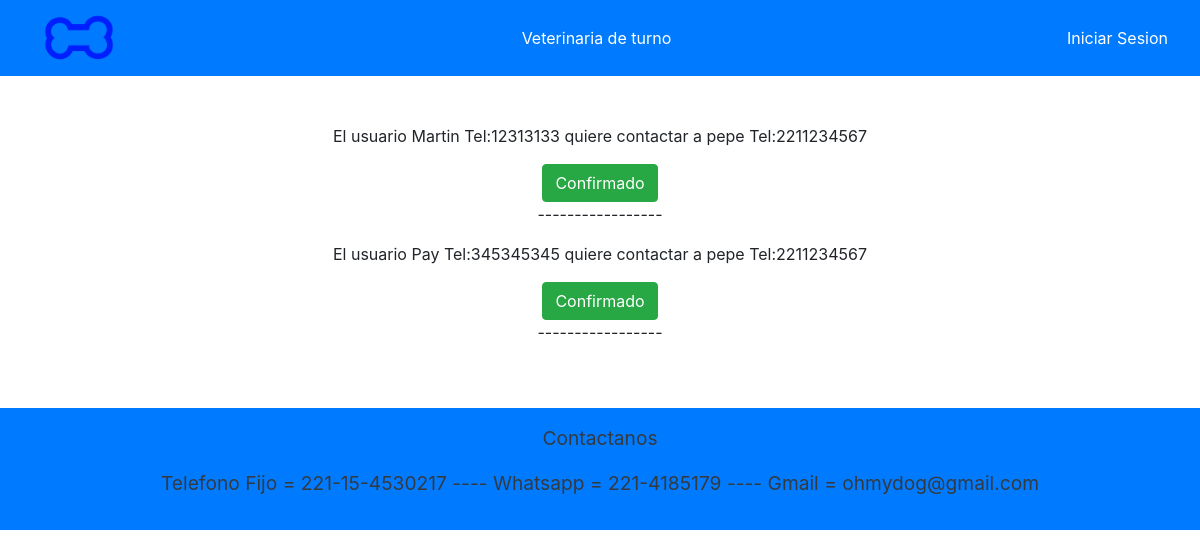
/notiContacto, run on the app's committed database.
### APP/models.py (models this page shows)
class ContactoCuidador(models.Model):
    cuidador = models.CharField(max_length=30)
    usuario = models.CharField(max_length=30)
    telUsuario = models.IntegerField()
    telCuidador = models.IntegerField()
    def __str__(self):
        return f'El usuario {self.usuario} Tel:{self.telUsuario} quiere contactar a {self.cuidador} Tel:{self.telCuidador}'

### APP/views.py (the view)
# urls.py: path('notiContacto', views.notiContacto,name='notiContacto'),
def notiContacto(request):
    datosC = ContactoCuidador.objects.all()
    datosP = ContactoPaseador.objects.all()
    context ={
        'usuario':usuario,
        'paseadores':datosP,
        'cuidadores':datosC,
    }
    return render(request,'paginas/notiContactos.html', context)

### APP/templates/paginas/notiContactos.html (shortened to what this page needs)
{% extends 'paginas/base.html' %}
{% load static %}
{% block contenido %}
<div class="d-flex justify-content-center flex-column align-items-center">
    {% if cuidadores|length == 0 and paseadores|length == 0 %}
        <p>Aun no hay consultas</p>
    {% else %}
        {% for c in cuidadores %}
            <p>{{ c }}</p>
            <a href="./borrarNotiC/{{c.id}}" class="btn btn-success">Confirmado</a>
            <p>-----------------</p>
        {% endfor %}
    {% endif %}
</div>
{% endblock %}

### data on the page
ContactoCuidador: usuario+telUsuario+cuidador "El usuario Martin Tel:12313133 quiere contactar a pepe Tel:2211234567"
ContactoCuidador: usuario+telUsuario+cuidador "El usuario Pay Tel:345345345 quiere contactar a pepe Tel:2211234567"
